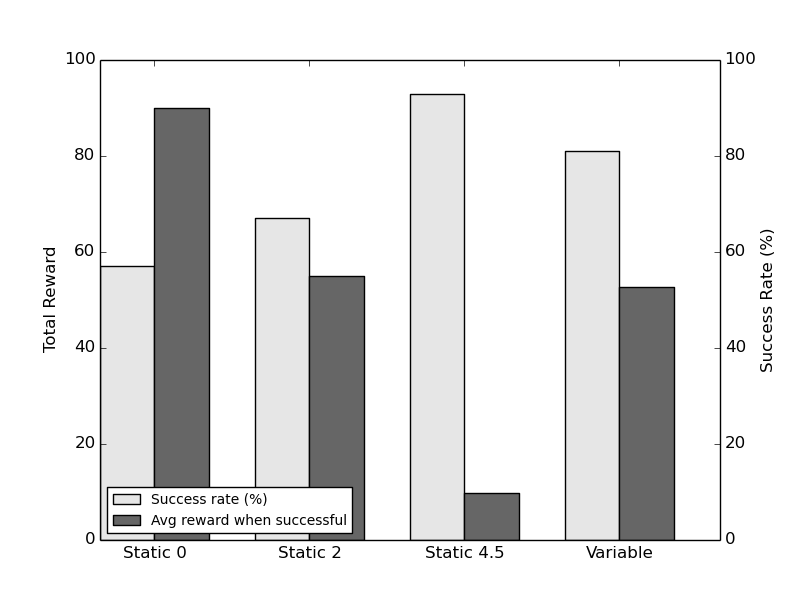

The script that saved this image:
#!/usr/bin/env python
# a bar plot with errorbars
import numpy as np
import matplotlib.pyplot as plt

N = 4
menMeans = (57,67,93,81)
menStd =   (2, 3, 4, 1)

ind = np.arange(N)  # the x locations for the groups
width = 0.35       # the width of the bars

fig, ax = plt.subplots()
rects1 = ax.bar(ind, menMeans, width, color='0.9')

womenMeans = (90,55,9.7,52.77)
womenStd =   (3, 5, 2, 3)
rects2 = ax.bar(ind+width, womenMeans, width, color='0.4')


ax2 = plt.twinx()
# add some text for labels, title and axes ticks
ax.set_ylabel('Total Reward')
#ax.set_title('R values')
ax.set_xticks(ind+width)
ax.set_xticklabels( ('Static 0', 'Static 2', 'Static 4.5', 'Variable') )

ax2.axis([0,4,0,100])
ax2.set_ylabel("Success Rate (%)")

ax.legend( (rects1[0], rects2[0]), ('Success rate (%)', 'Avg reward when successful'), loc=3, prop={'size':10} )

def autolabel(rects):
    # attach some text labels
    for rect in rects:
        height = rect.get_height()
        ax.text(rect.get_x()+rect.get_width()/2., 1.05*height, '%d'%int(height),
                ha='center', va='bottom')

#autolabel(rects1)
#autolabel(rects2)

plt.savefig('bar.png')
plt.show()
